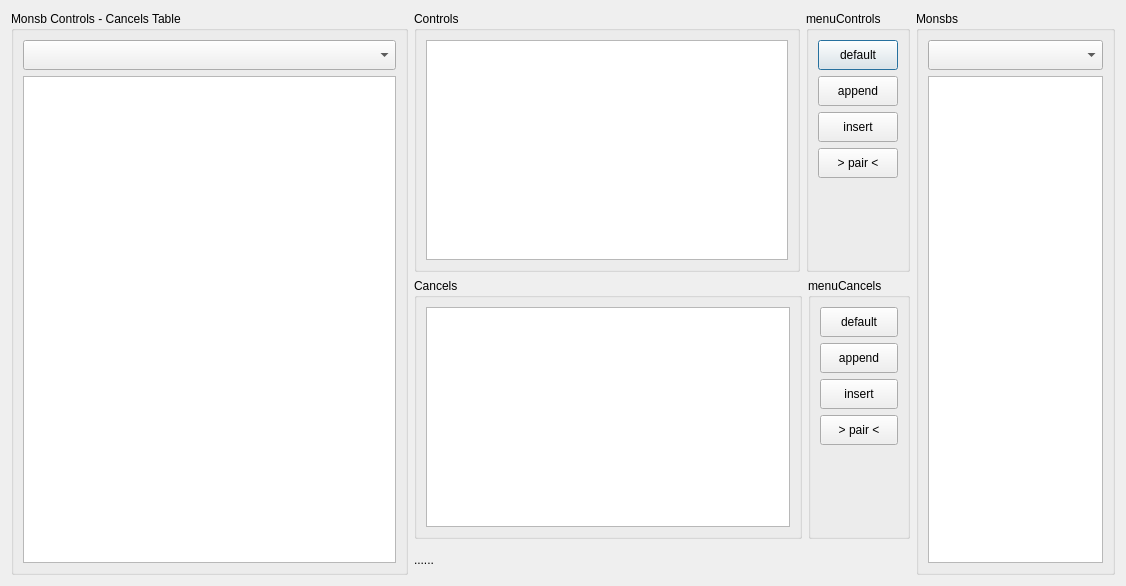
<?xml version="1.0" encoding="UTF-8"?>
<ui version="4.0">
 <class>MonsbOperateWin</class>
 <widget class="QDialog" name="MonsbOperateWin">
  <property name="geometry">
   <rect>
    <x>0</x>
    <y>0</y>
    <width>1126</width>
    <height>586</height>
   </rect>
  </property>
  <property name="windowTitle">
   <string>Dialog</string>
  </property>
  <layout class="QHBoxLayout" name="horizontalLayout_3" stretch="4,5,2">
   <item>
    <layout class="QVBoxLayout" name="verticalLayout">
     <item>
      <widget class="QGroupBox" name="groupBox">
       <property name="title">
        <string>Monsb Controls - Cancels Table</string>
       </property>
       <layout class="QVBoxLayout" name="verticalLayout_4">
        <item>
         <widget class="QComboBox" name="MonsbTypeOperatesCb">
          <property name="minimumSize">
           <size>
            <width>0</width>
            <height>30</height>
           </size>
          </property>
         </widget>
        </item>
        <item>
         <widget class="QTableWidget" name="MonsbOperatesTv">
          <property name="editTriggers">
           <set>QAbstractItemView::NoEditTriggers</set>
          </property>
          <property name="selectionMode">
           <enum>QAbstractItemView::SingleSelection</enum>
          </property>
          <property name="selectionBehavior">
           <enum>QAbstractItemView::SelectRows</enum>
          </property>
         </widget>
        </item>
       </layout>
      </widget>
     </item>
    </layout>
   </item>
   <item>
    <layout class="QVBoxLayout" name="verticalLayout_2">
     <item>
      <layout class="QHBoxLayout" name="horizontalLayout_2" stretch="4,1">
       <item>
        <widget class="QGroupBox" name="groupBox_5">
         <property name="title">
          <string>Controls</string>
         </property>
         <layout class="QVBoxLayout" name="verticalLayout_5">
          <item>
           <widget class="QTableWidget" name="ControlsTv">
            <property name="selectionMode">
             <enum>QAbstractItemView::SingleSelection</enum>
            </property>
            <property name="selectionBehavior">
             <enum>QAbstractItemView::SelectRows</enum>
            </property>
           </widget>
          </item>
         </layout>
        </widget>
       </item>
       <item>
        <widget class="QGroupBox" name="ControlsGb">
         <property name="title">
          <string>menuControls</string>
         </property>
         <layout class="QVBoxLayout" name="verticalLayout_7">
          <item>
           <widget class="QPushButton" name="ControlsDefaultBn">
            <property name="minimumSize">
             <size>
              <width>60</width>
              <height>30</height>
             </size>
            </property>
            <property name="text">
             <string>default</string>
            </property>
           </widget>
          </item>
          <item>
           <widget class="QPushButton" name="ControlsAddMultiBn">
            <property name="minimumSize">
             <size>
              <width>60</width>
              <height>30</height>
             </size>
            </property>
            <property name="text">
             <string>append</string>
            </property>
           </widget>
          </item>
          <item>
           <widget class="QPushButton" name="ControlsInsertMultiBn">
            <property name="minimumSize">
             <size>
              <width>60</width>
              <height>30</height>
             </size>
            </property>
            <property name="text">
             <string>insert</string>
            </property>
           </widget>
          </item>
          <item>
           <widget class="QPushButton" name="ControlsAddPairBn">
            <property name="minimumSize">
             <size>
              <width>60</width>
              <height>30</height>
             </size>
            </property>
            <property name="text">
             <string>&gt; pair &lt;</string>
            </property>
           </widget>
          </item>
          <item>
           <spacer name="verticalSpacer">
            <property name="orientation">
             <enum>Qt::Vertical</enum>
            </property>
            <property name="sizeHint" stdset="0">
             <size>
              <width>20</width>
              <height>40</height>
             </size>
            </property>
           </spacer>
          </item>
         </layout>
        </widget>
       </item>
      </layout>
     </item>
     <item>
      <layout class="QHBoxLayout" name="horizontalLayout" stretch="4,1">
       <item>
        <widget class="QGroupBox" name="groupBox_4">
         <property name="title">
          <string>Cancels</string>
         </property>
         <layout class="QVBoxLayout" name="verticalLayout_6">
          <item>
           <widget class="QTableWidget" name="CancelsTv">
            <property name="selectionMode">
             <enum>QAbstractItemView::SingleSelection</enum>
            </property>
            <property name="selectionBehavior">
             <enum>QAbstractItemView::SelectRows</enum>
            </property>
           </widget>
          </item>
         </layout>
        </widget>
       </item>
       <item>
        <widget class="QGroupBox" name="CancelsGb">
         <property name="title">
          <string>menuCancels</string>
         </property>
         <layout class="QVBoxLayout" name="verticalLayout_8">
          <item>
           <widget class="QPushButton" name="CancelsDefaultBn">
            <property name="minimumSize">
             <size>
              <width>60</width>
              <height>30</height>
             </size>
            </property>
            <property name="text">
             <string>default</string>
            </property>
           </widget>
          </item>
          <item>
           <widget class="QPushButton" name="CancelsAddMultiBn">
            <property name="minimumSize">
             <size>
              <width>60</width>
              <height>30</height>
             </size>
            </property>
            <property name="text">
             <string>append</string>
            </property>
           </widget>
          </item>
          <item>
           <widget class="QPushButton" name="CancelsInsertMultiBn">
            <property name="minimumSize">
             <size>
              <width>60</width>
              <height>30</height>
             </size>
            </property>
            <property name="text">
             <string>insert</string>
            </property>
           </widget>
          </item>
          <item>
           <widget class="QPushButton" name="CancelsAddPairBn">
            <property name="minimumSize">
             <size>
              <width>60</width>
              <height>30</height>
             </size>
            </property>
            <property name="text">
             <string>&gt; pair &lt;</string>
            </property>
           </widget>
          </item>
          <item>
           <spacer name="verticalSpacer_2">
            <property name="orientation">
             <enum>Qt::Vertical</enum>
            </property>
            <property name="sizeHint" stdset="0">
             <size>
              <width>20</width>
              <height>40</height>
             </size>
            </property>
           </spacer>
          </item>
         </layout>
        </widget>
       </item>
      </layout>
     </item>
     <item>
      <widget class="QLabel" name="CurrentMonsbOperateLb">
       <property name="minimumSize">
        <size>
         <width>0</width>
         <height>30</height>
        </size>
       </property>
       <property name="text">
        <string>......</string>
       </property>
      </widget>
     </item>
    </layout>
   </item>
   <item>
    <layout class="QVBoxLayout" name="verticalLayout_3">
     <item>
      <widget class="QGroupBox" name="groupBox_2">
       <property name="title">
        <string>Monsbs</string>
       </property>
       <layout class="QVBoxLayout" name="verticalLayout_9">
        <item>
         <widget class="QComboBox" name="MonsbTypeSelectsCb">
          <property name="minimumSize">
           <size>
            <width>0</width>
            <height>30</height>
           </size>
          </property>
         </widget>
        </item>
        <item>
         <widget class="QTableWidget" name="MonsbSelectsTv">
          <property name="editTriggers">
           <set>QAbstractItemView::NoEditTriggers</set>
          </property>
          <property name="selectionMode">
           <enum>QAbstractItemView::SingleSelection</enum>
          </property>
          <property name="selectionBehavior">
           <enum>QAbstractItemView::SelectRows</enum>
          </property>
         </widget>
        </item>
       </layout>
      </widget>
     </item>
    </layout>
   </item>
  </layout>
 </widget>
 <resources/>
 <connections/>
</ui>
